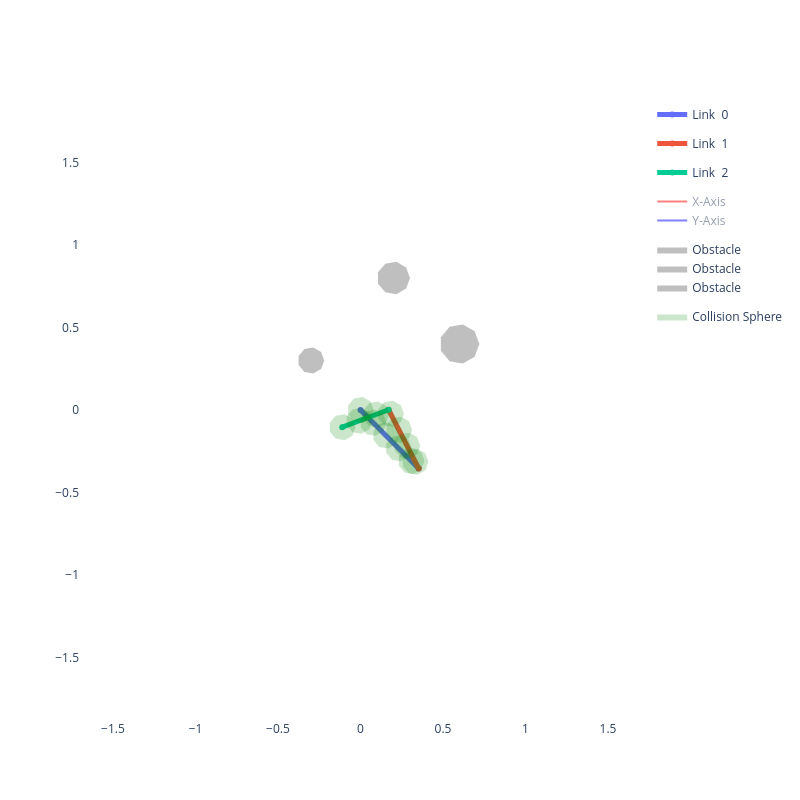

Write notebook code for a chart like this one.
### Code cell
# ---- Cell 7: Visualize Robot Arm in Random Configuration ----
# Generate a random joint position
np.random.seed(42)
q_random = np.random.uniform(low=-np.pi, high=np.pi, size=(robot.n_dof,))
print(f"Random joint position: {q_random}")

# Create the viewer and visualize
viz_random = RobotViewer(q_random, robot, obstacles=obstacles)
viz_random.plot()

### Figure 1 — Plotly figure (JSON) as saved in the notebook; plotly's stock layout.template omitted (floating-point values rounded to 4 significant figures)
{"data": [{"line": {"width": 5}, "mode": "lines+markers", "name": "Link  0", "type": "scatter", "x": [0, 0.3525], "y": [0, -0.3546]}, {"line": {"width": 5}, "mode": "lines+markers", "name": "Link  1", "type": "scatter", "x": [0.3525, 0.1704], "y": [-0.3546, 0.001538]}, {"line": {"width": 5}, "mode": "lines+markers", "name": "Link  2", "type": "scatter", "x": [0.1704, -0.1104], "y": [0.001538, -0.1041]}, {"legendgroup": "frame", "line": {"color": "red"}, "mode": "lines", "name": "X-Axis", "showlegend": true, "type": "scatter", "visible": "legendonly", "x": [0, 0.07051], "y": [0, -0.07091]}, {"legendgroup": "frame", "line": {"color": "blue"}, "mode": "lines", "name": "Y-Axis", "showlegend": true, "type": "scatter", "visible": "legendonly", "x": [0, 0.07091], "y": [0, 0.07051]}, {"legendgroup": "frame", "line": {"color": "red"}, "mode": "lines", "name": "X-Axis", "showlegend": false, "type": "scatter", "visible": "legendonly", "x": [0.3525, 0.307], "y": [-0.3546, -0.2655]}, {"legendgroup": "frame", "line": {"color": "blue"}, "mode": "lines", "name": "Y-Axis", "showlegend": false, "type": "scatter", "visible": "legendonly", "x": [0.3525, 0.2635], "y": [-0.3546, -0.4001]}, {"legendgroup": "frame", "line": {"color": "red"}, "mode": "lines", "name": "X-Axis", "showlegend": false, "type": "scatter", "visible": "legendonly", "x": [0.1704, 0.07676], "y": [0.001538, -0.03366]}, {"legendgroup": "frame", "line": {"color": "blue"}, "mode": "lines", "name": "Y-Axis", "showlegend": false, "type": "scatter", "visible": "legendonly", "x": [0.1704, 0.2056], "y": [0.001538, -0.09206]}, {"legendgroup": "frame", "line": {"color": "red"}, "mode": "lines", "name": "X-Axis", "showlegend": false, "type": "scatter", "visible": "legendonly", "x": [-0.1104, -0.204], "y": [-0.1041, -0.1393]}, {"legendgroup": "frame", "line": {"color": "blue"}, "mode": "lines", "name": "Y-Axis", "showlegend": false, "type": "scatter", "visible": "legendonly", "x": [-0.1104, -0.07524], "y": [-0.1041, -0.1977]}, {"fill": "toself", "fillcolor": "gray", "legendgroup": "obstacle", "line": {"width": 0}, "mode": "lines", "name": "Obstacle", "opacity": 0.5, "type": "scatter", "x": [0.72, 0.6919, 0.6208, 0.54, 0.4872, 0.4872, 0.54, 0.6208, 0.6919, 0.72], "y": [0.4, 0.4771, 0.5182, 0.5039, 0.441, 0.359, 0.2961, 0.2818, 0.3229, 0.4]}, {"fill": "toself", "fillcolor": "gray", "legendgroup": "obstacle", "line": {"width": 0}, "mode": "lines", "name": "Obstacle", "opacity": 0.5, "type": "scatter", "x": [0.3, 0.2766, 0.2174, 0.15, 0.106, 0.106, 0.15, 0.2174, 0.2766, 0.3], "y": [0.8, 0.8643, 0.8985, 0.8866, 0.8342, 0.7658, 0.7134, 0.7015, 0.7357, 0.8]}, {"fill": "toself", "fillcolor": "gray", "legendgroup": "obstacle", "line": {"width": 0}, "mode": "lines", "name": "Obstacle", "opacity": 0.5, "type": "scatter", "x": [-0.22, -0.2387, -0.2861, -0.34, -0.3752, -0.3752, -0.34, -0.2861, -0.2387, -0.22], "y": [0.3, 0.3514, 0.3788, 0.3693, 0.3274, 0.2726, 0.2307, 0.2212, 0.2486, 0.3]}, {"fill": "toself", "fillcolor": "green", "legendgroup": "sphere", "line": {"width": 0}, "mode": "lines", "name": "Collision Sphere", "opacity": 0.2, "showlegend": true, "type": "scatter", "x": [0.08, 0.06128, 0.01389, -0.04, -0.07518, -0.07518, -0.04, 0.01389, 0.06128, 0.08], "y": [0.0, 0.05142, 0.07878, 0.06928, 0.02736, -0.02736, -0.06928, -0.07878, -0.05142, -1.959e-17]}, {"fill": "toself", "fillcolor": "green", "legendgroup": "sphere", "line": {"width": 0}, "mode": "lines", "name": "Collision Sphere", "opacity": 0.2, "showlegend": false, "type": "scatter", "x": [0.1569, 0.1382, 0.09081, 0.03692, 0.00174, 0.00174, 0.03692, 0.09081, 0.1382, 0.1569], "y": [-0.07736, -0.02594, 0.001423, -0.008079, -0.05, -0.1047, -0.1466, -0.1561, -0.1288, -0.07736]}, {"fill": "toself", "fillcolor": "green", "legendgroup": "sphere", "line": {"width": 0}, "mode": "lines", "name": "Collision Sphere", "opacity": 0.2, "showlegend": false, "type": "scatter", "x": [0.2338, 0.2151, 0.1677, 0.1138, 0.07866, 0.07866, 0.1138, 0.1677, 0.2151, 0.2338], "y": [-0.1547, -0.1033, -0.07594, -0.08544, -0.1274, -0.1821, -0.224, -0.2335, -0.2061, -0.1547]}, {"fill": "toself", "fillcolor": "green", "legendgroup": "sphere", "line": {"width": 0}, "mode": "lines", "name": "Collision Sphere", "opacity": 0.2, "showlegend": false, "type": "scatter", "x": [0.3107, 0.292, 0.2446, 0.1907, 0.1556, 0.1556, 0.1907, 0.2446, 0.292, 0.3107], "y": [-0.2321, -0.1807, -0.1533, -0.1628, -0.2047, -0.2594, -0.3014, -0.3109, -0.2835, -0.2321]}, {"fill": "toself", "fillcolor": "green", "legendgroup": "sphere", "line": {"width": 0}, "mode": "lines", "name": "Collision Sphere", "opacity": 0.2, "showlegend": false, "type": "scatter", "x": [0.3877, 0.3689, 0.3216, 0.2677, 0.2325, 0.2325, 0.2677, 0.3216, 0.3689, 0.3877], "y": [-0.3094, -0.258, -0.2307, -0.2402, -0.2821, -0.3368, -0.3787, -0.3882, -0.3609, -0.3094]}, {"fill": "toself", "fillcolor": "green", "legendgroup": "sphere", "line": {"width": 0}, "mode": "lines", "name": "Collision Sphere", "opacity": 0.2, "showlegend": false, "type": "scatter", "x": [0.4118, 0.3931, 0.3457, 0.2918, 0.2567, 0.2567, 0.2918, 0.3457, 0.3931, 0.4118], "y": [-0.3141, -0.2627, -0.2353, -0.2448, -0.2867, -0.3415, -0.3834, -0.3929, -0.3655, -0.3141]}, {"fill": "toself", "fillcolor": "green", "legendgroup": "sphere", "line": {"width": 0}, "mode": "lines", "name": "Collision Sphere", "opacity": 0.2, "showlegend": false, "type": "scatter", "x": [0.3621, 0.3434, 0.296, 0.2421, 0.207, 0.207, 0.2421, 0.296, 0.3434, 0.3621], "y": [-0.217, -0.1656, -0.1382, -0.1477, -0.1896, -0.2443, -0.2863, -0.2958, -0.2684, -0.217]}, {"fill": "toself", "fillcolor": "green", "legendgroup": "sphere", "line": {"width": 0}, "mode": "lines", "name": "Collision Sphere", "opacity": 0.2, "showlegend": false, "type": "scatter", "x": [0.3125, 0.2938, 0.2464, 0.1925, 0.1573, 0.1573, 0.1925, 0.2464, 0.2938, 0.3125], "y": [-0.1199, -0.06844, -0.04108, -0.05058, -0.0925, -0.1472, -0.1891, -0.1986, -0.1713, -0.1199]}, {"fill": "toself", "fillcolor": "green", "legendgroup": "sphere", "line": {"width": 0}, "mode": "lines", "name": "Collision Sphere", "opacity": 0.2, "showlegend": false, "type": "scatter", "x": [0.2628, 0.2441, 0.1967, 0.1428, 0.1076, 0.1076, 0.1428, 0.1967, 0.2441, 0.2628], "y": [-0.02274, 0.02868, 0.05604, 0.04654, 0.00462, -0.0501, -0.09202, -0.1015, -0.07417, -0.02274]}, {"fill": "toself", "fillcolor": "green", "legendgroup": "sphere", "line": {"width": 0}, "mode": "lines", "name": "Collision Sphere", "opacity": 0.2, "showlegend": false, "type": "scatter", "x": [0.1738, 0.1551, 0.1077, 0.05378, 0.01861, 0.01861, 0.05378, 0.1077, 0.1551, 0.1738], "y": [-0.02726, 0.02416, 0.05152, 0.04202, 0.0001003, -0.05462, -0.09654, -0.106, -0.07868, -0.02726]}, {"fill": "toself", "fillcolor": "green", "legendgroup": "sphere", "line": {"width": 0}, "mode": "lines", "name": "Collision Sphere", "opacity": 0.2, "showlegend": false, "type": "scatter", "x": [0.07167, 0.05296, 0.005565, -0.04833, -0.0835, -0.0835, -0.04833, 0.005565, 0.05296, 0.07167], "y": [-0.06566, -0.01424, 0.01312, 0.003621, -0.0383, -0.09302, -0.1349, -0.1444, -0.1171, -0.06566]}, {"fill": "toself", "fillcolor": "green", "legendgroup": "sphere", "line": {"width": 0}, "mode": "lines", "name": "Collision Sphere", "opacity": 0.2, "showlegend": false, "type": "scatter", "x": [-0.03044, -0.04915, -0.09654, -0.1504, -0.1856, -0.1856, -0.1504, -0.09654, -0.04915, -0.03044], "y": [-0.1041, -0.05264, -0.02528, -0.03478, -0.0767, -0.1314, -0.1733, -0.1828, -0.1555, -0.1041]}], "layout": {"height": 800, "paper_bgcolor": "white", "plot_bgcolor": "white", "showlegend": true, "width": 800, "xaxis": {"range": [-1.7, 1.7], "scaleanchor": "y", "scaleratio": 1, "showgrid": false, "zeroline": false}, "yaxis": {"range": [-1.7, 1.7], "scaleanchor": "x", "scaleratio": 1, "showgrid": false, "zeroline": false}}}
